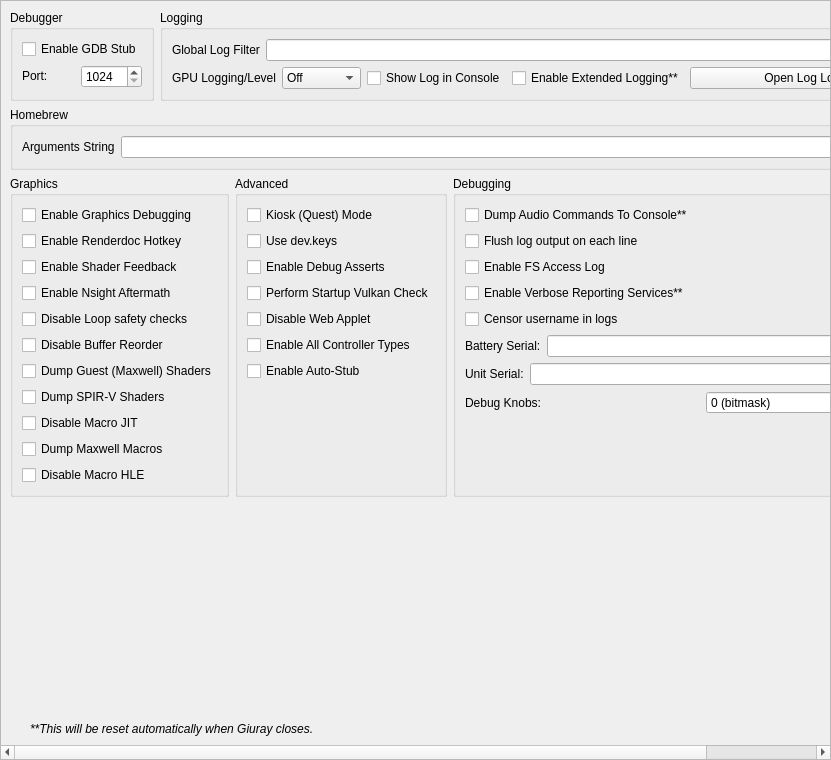
<?xml version="1.0" encoding="UTF-8"?>
<ui version="4.0">
 <class>ConfigureDebug</class>
 <widget class="QScrollArea" name="ConfigureDebug">
  <property name="geometry">
   <rect>
    <x>0</x>
    <y>0</y>
    <width>831</width>
    <height>760</height>
   </rect>
  </property>
  <property name="widgetResizable">
   <bool>true</bool>
  </property>
  <widget class="QWidget" name="widget">
   <property name="geometry">
    <rect>
     <x>0</x>
     <y>0</y>
     <width>829</width>
     <height>758</height>
    </rect>
   </property>
   <layout class="QVBoxLayout" name="verticalLayout_1">
    <item>
     <layout class="QHBoxLayout" name="horizontalLayout">
      <property name="topMargin">
       <number>0</number>
      </property>
      <item>
       <widget class="QGroupBox" name="groupBox">
        <property name="sizePolicy">
         <sizepolicy hsizetype="Preferred" vsizetype="Preferred">
          <horstretch>0</horstretch>
          <verstretch>0</verstretch>
         </sizepolicy>
        </property>
        <property name="title">
         <string>Debugger</string>
        </property>
        <property name="alignment">
         <set>Qt::AlignmentFlag::AlignLeading|Qt::AlignmentFlag::AlignLeft|Qt::AlignmentFlag::AlignTop</set>
        </property>
        <property name="flat">
         <bool>false</bool>
        </property>
        <property name="checkable">
         <bool>false</bool>
        </property>
        <layout class="QVBoxLayout" name="verticalLayout_3">
         <item>
          <widget class="QWidget" name="debug_widget" native="true">
           <property name="sizePolicy">
            <sizepolicy hsizetype="Preferred" vsizetype="Maximum">
             <horstretch>0</horstretch>
             <verstretch>0</verstretch>
            </sizepolicy>
           </property>
           <layout class="QVBoxLayout" name="verticalLayout">
            <property name="sizeConstraint">
             <enum>QLayout::SizeConstraint::SetDefaultConstraint</enum>
            </property>
            <property name="leftMargin">
             <number>0</number>
            </property>
            <property name="topMargin">
             <number>0</number>
            </property>
            <property name="rightMargin">
             <number>0</number>
            </property>
            <property name="bottomMargin">
             <number>0</number>
            </property>
            <item>
             <widget class="QCheckBox" name="toggle_gdbstub">
              <property name="sizePolicy">
               <sizepolicy hsizetype="Maximum" vsizetype="Maximum">
                <horstretch>0</horstretch>
                <verstretch>0</verstretch>
               </sizepolicy>
              </property>
              <property name="text">
               <string>Enable GDB Stub</string>
              </property>
             </widget>
            </item>
            <item>
             <widget class="QWidget" name="horizontalWidget_3" native="true">
              <property name="sizePolicy">
               <sizepolicy hsizetype="Preferred" vsizetype="Maximum">
                <horstretch>0</horstretch>
                <verstretch>0</verstretch>
               </sizepolicy>
              </property>
              <layout class="QHBoxLayout" name="horizontalLayout_3">
               <property name="leftMargin">
                <number>0</number>
               </property>
               <property name="topMargin">
                <number>0</number>
               </property>
               <property name="rightMargin">
                <number>0</number>
               </property>
               <property name="bottomMargin">
                <number>0</number>
               </property>
               <item>
                <widget class="QLabel" name="label_11">
                 <property name="sizePolicy">
                  <sizepolicy hsizetype="Minimum" vsizetype="Maximum">
                   <horstretch>0</horstretch>
                   <verstretch>0</verstretch>
                  </sizepolicy>
                 </property>
                 <property name="text">
                  <string>Port:</string>
                 </property>
                </widget>
               </item>
               <item>
                <widget class="QSpinBox" name="gdbport_spinbox">
                 <property name="sizePolicy">
                  <sizepolicy hsizetype="Preferred" vsizetype="Maximum">
                   <horstretch>0</horstretch>
                   <verstretch>0</verstretch>
                  </sizepolicy>
                 </property>
                 <property name="minimum">
                  <number>1024</number>
                 </property>
                 <property name="maximum">
                  <number>65535</number>
                 </property>
                </widget>
               </item>
              </layout>
             </widget>
            </item>
           </layout>
          </widget>
         </item>
        </layout>
       </widget>
      </item>
      <item>
       <widget class="QGroupBox" name="groupBox_2">
        <property name="sizePolicy">
         <sizepolicy hsizetype="Expanding" vsizetype="Preferred">
          <horstretch>0</horstretch>
          <verstretch>0</verstretch>
         </sizepolicy>
        </property>
        <property name="title">
         <string>Logging</string>
        </property>
        <layout class="QGridLayout" name="gridLayout_1">
         <item row="0" column="0" colspan="4">
          <widget class="QWidget" name="logging_widget" native="true">
           <property name="sizePolicy">
            <sizepolicy hsizetype="Preferred" vsizetype="Maximum">
             <horstretch>0</horstretch>
             <verstretch>0</verstretch>
            </sizepolicy>
           </property>
           <layout class="QHBoxLayout" name="horizontalLayout_1">
            <property name="leftMargin">
             <number>0</number>
            </property>
            <property name="topMargin">
             <number>0</number>
            </property>
            <property name="rightMargin">
             <number>0</number>
            </property>
            <property name="bottomMargin">
             <number>0</number>
            </property>
            <item>
             <widget class="QLabel" name="label_1">
              <property name="sizePolicy">
               <sizepolicy hsizetype="Preferred" vsizetype="Preferred">
                <horstretch>0</horstretch>
                <verstretch>0</verstretch>
               </sizepolicy>
              </property>
              <property name="text">
               <string>Global Log Filter</string>
              </property>
             </widget>
            </item>
            <item>
             <widget class="QLineEdit" name="log_filter_edit"/>
            </item>
           </layout>
          </widget>
         </item>
         <item row="1" column="0">
          <widget class="QWidget" name="gpu_log_level_widget" native="true">
           <property name="sizePolicy">
            <sizepolicy hsizetype="Preferred" vsizetype="Maximum">
             <horstretch>0</horstretch>
             <verstretch>0</verstretch>
            </sizepolicy>
           </property>
           <layout class="QHBoxLayout" name="gpu_log_level_layout">
            <property name="leftMargin">
             <number>0</number>
            </property>
            <property name="topMargin">
             <number>0</number>
            </property>
            <property name="rightMargin">
             <number>0</number>
            </property>
            <property name="bottomMargin">
             <number>0</number>
            </property>
            <item>
             <widget class="QLabel" name="gpu_log_level_label">
              <property name="text">
               <string>GPU Logging/Level</string>
              </property>
             </widget>
            </item>
            <item>
             <widget class="QComboBox" name="gpu_log_level">
              <property name="toolTip">
               <string>Detail level for GPU logs. Off disables logging entirely.</string>
              </property>
              <item>
               <property name="text">
                <string>Off</string>
               </property>
              </item>
              <item>
               <property name="text">
                <string>Errors</string>
               </property>
              </item>
              <item>
               <property name="text">
                <string>Standard</string>
               </property>
              </item>
              <item>
               <property name="text">
                <string>Verbose</string>
               </property>
              </item>
              <item>
               <property name="text">
                <string>All</string>
               </property>
              </item>
             </widget>
            </item>
           </layout>
          </widget>
         </item>
         <item row="1" column="1">
          <widget class="QCheckBox" name="toggle_console">
           <property name="text">
            <string>Show Log in Console</string>
           </property>
          </widget>
         </item>
         <item row="1" column="2">
          <widget class="QCheckBox" name="extended_logging">
           <property name="enabled">
            <bool>true</bool>
           </property>
           <property name="toolTip">
            <string>When checked, the max size of the log increases from 100 MB to 1 GB</string>
           </property>
           <property name="text">
            <string>Enable Extended Logging**</string>
           </property>
          </widget>
         </item>
         <item row="1" column="3">
          <widget class="QPushButton" name="open_log_button">
           <property name="sizePolicy">
            <sizepolicy hsizetype="Expanding" vsizetype="Maximum">
             <horstretch>1</horstretch>
             <verstretch>0</verstretch>
            </sizepolicy>
           </property>
           <property name="minimumSize">
            <size>
             <width>250</width>
             <height>0</height>
            </size>
           </property>
           <property name="text">
            <string>Open Log Location</string>
           </property>
          </widget>
         </item>
        </layout>
       </widget>
      </item>
     </layout>
    </item>
    <item>
     <widget class="QGroupBox" name="groupBox_3">
      <property name="title">
       <string>Homebrew</string>
      </property>
      <layout class="QVBoxLayout" name="verticalLayout_5">
       <item>
        <layout class="QHBoxLayout" name="horizontalLayout_4">
         <item>
          <widget class="QLabel" name="label_3">
           <property name="text">
            <string>Arguments String</string>
           </property>
          </widget>
         </item>
         <item>
          <widget class="QLineEdit" name="homebrew_args_edit"/>
         </item>
        </layout>
       </item>
      </layout>
     </widget>
    </item>
    <item>
     <layout class="QHBoxLayout" name="horizontalLayout_2">
      <item>
       <widget class="QGroupBox" name="groupBox_4">
        <property name="title">
         <string>Graphics</string>
        </property>
        <layout class="QGridLayout" name="gridLayout_2">
         <item row="4" column="0">
          <widget class="QCheckBox" name="disable_loop_safety_checks">
           <property name="toolTip">
            <string>When checked, it executes shaders without loop logic changes</string>
           </property>
           <property name="text">
            <string>Disable Loop safety checks</string>
           </property>
          </widget>
         </item>
         <item row="9" column="0">
          <widget class="QCheckBox" name="dump_macros">
           <property name="enabled">
            <bool>true</bool>
           </property>
           <property name="toolTip">
            <string>When checked, it will dump all the macro programs of the GPU</string>
           </property>
           <property name="text">
            <string>Dump Maxwell Macros</string>
           </property>
          </widget>
         </item>
         <item row="3" column="0">
          <widget class="QCheckBox" name="enable_nsight_aftermath">
           <property name="toolTip">
            <string>When checked, it enables Nsight Aftermath crash dumps</string>
           </property>
           <property name="text">
            <string>Enable Nsight Aftermath</string>
           </property>
          </widget>
         </item>
         <item row="6" column="0">
          <widget class="QCheckBox" name="dump_guest_shaders">
           <property name="enabled">
            <bool>true</bool>
           </property>
           <property name="toolTip">
            <string>When checked, it will dump original Maxwell guest shader bytecode (the input to the recompiler) as .ash files under DumpDir/shaders/. Useful for inspection with nvdisasm.</string>
           </property>
           <property name="text">
            <string>Dump Guest (Maxwell) Shaders</string>
           </property>
          </widget>
         </item>
         <item row="1" column="0">
          <widget class="QCheckBox" name="enable_renderdoc_hotkey">
           <property name="text">
            <string>Enable Renderdoc Hotkey</string>
           </property>
          </widget>
         </item>
         <item row="8" column="0">
          <widget class="QCheckBox" name="disable_macro_jit">
           <property name="enabled">
            <bool>true</bool>
           </property>
           <property name="toolTip">
            <string>When checked, it disables the macro Just In Time compiler. Enabling this makes games run slower</string>
           </property>
           <property name="text">
            <string>Disable Macro JIT</string>
           </property>
          </widget>
         </item>
         <item row="10" column="0">
          <widget class="QCheckBox" name="disable_macro_hle">
           <property name="enabled">
            <bool>true</bool>
           </property>
           <property name="toolTip">
            <string>When checked, it disables the macro HLE functions. Enabling this makes games run slower</string>
           </property>
           <property name="text">
            <string>Disable Macro HLE</string>
           </property>
          </widget>
         </item>
         <item row="0" column="0">
          <widget class="QCheckBox" name="enable_graphics_debugging">
           <property name="enabled">
            <bool>true</bool>
           </property>
           <property name="toolTip">
            <string>When checked, the graphics API enters a slower debugging mode</string>
           </property>
           <property name="text">
            <string>Enable Graphics Debugging</string>
           </property>
          </widget>
         </item>
         <item row="11" column="0">
          <spacer name="verticalSpacer_5">
           <property name="orientation">
            <enum>Qt::Orientation::Vertical</enum>
           </property>
           <property name="sizeType">
            <enum>QSizePolicy::Policy::Preferred</enum>
           </property>
           <property name="sizeHint" stdset="0">
            <size>
             <width>20</width>
             <height>0</height>
            </size>
           </property>
          </spacer>
         </item>
         <item row="2" column="0">
          <widget class="QCheckBox" name="enable_shader_feedback">
           <property name="toolTip">
            <string>When checked, yuzu will log statistics about the compiled pipeline cache</string>
           </property>
           <property name="text">
            <string>Enable Shader Feedback</string>
           </property>
          </widget>
         </item>
         <item row="5" column="0">
          <widget class="QCheckBox" name="disable_buffer_reorder">
           <property name="toolTip">
            <string>&lt;html&gt;&lt;head/&gt;&lt;body&gt;&lt;p&gt;When checked, disables reordering of mapped memory uploads which allows to associate uploads with specific draws. May reduce performance in some cases.&lt;/p&gt;&lt;/body&gt;&lt;/html&gt;</string>
           </property>
           <property name="text">
            <string>Disable Buffer Reorder</string>
           </property>
          </widget>
         </item>
         <item row="7" column="0">
          <widget class="QCheckBox" name="gpu_log_shader_dumps">
           <property name="toolTip">
            <string>When checked, it will dump the recompiler's output SPIR-V binaries (.spv) under LogDir/shaders/. Inspect via SPIRV-Tools (spirv-dis / spirv-cross / spirv-val) or RenderDoc.</string>
           </property>
           <property name="text">
            <string>Dump SPIR-V Shaders</string>
           </property>
          </widget>
         </item>
        </layout>
       </widget>
      </item>
      <item>
       <widget class="QGroupBox" name="groupBox_6">
        <property name="title">
         <string>Advanced</string>
        </property>
        <layout class="QGridLayout" name="gridLayout_4">
         <item row="3" column="0">
          <widget class="QCheckBox" name="perform_vulkan_check">
           <property name="toolTip">
            <string>Enables yuzu to check for a working Vulkan environment when the program starts up. Disable this if this is causing issues with external programs seeing yuzu.</string>
           </property>
           <property name="text">
            <string>Perform Startup Vulkan Check</string>
           </property>
          </widget>
         </item>
         <item row="4" column="0">
          <widget class="QCheckBox" name="disable_web_applet">
           <property name="text">
            <string>Disable Web Applet</string>
           </property>
          </widget>
         </item>
         <item row="5" column="0">
          <widget class="QCheckBox" name="enable_all_controllers">
           <property name="text">
            <string>Enable All Controller Types</string>
           </property>
          </widget>
         </item>
         <item row="6" column="0">
          <widget class="QCheckBox" name="use_auto_stub">
           <property name="text">
            <string>Enable Auto-Stub</string>
           </property>
          </widget>
         </item>
         <item row="0" column="0">
          <widget class="QCheckBox" name="quest_flag">
           <property name="text">
            <string>Kiosk (Quest) Mode</string>
           </property>
          </widget>
         </item>
         <item row="1" column="0">
          <widget class="QCheckBox" name="use_dev_keys">
           <property name="text">
            <string>Use dev.keys</string>
           </property>
          </widget>
         </item>
         <item row="2" column="0">
          <widget class="QCheckBox" name="use_debug_asserts">
           <property name="text">
            <string>Enable Debug Asserts</string>
           </property>
          </widget>
         </item>
         <item row="7" column="0">
          <spacer name="verticalSpacer_4">
           <property name="orientation">
            <enum>Qt::Orientation::Vertical</enum>
           </property>
           <property name="sizeType">
            <enum>QSizePolicy::Policy::Expanding</enum>
           </property>
           <property name="sizeHint" stdset="0">
            <size>
             <width>20</width>
             <height>0</height>
            </size>
           </property>
          </spacer>
         </item>
        </layout>
       </widget>
      </item>
      <item>
       <widget class="QGroupBox" name="groupBox_5">
        <property name="title">
         <string>Debugging</string>
        </property>
        <layout class="QGridLayout" name="gridLayout_3">
         <item row="6" column="0">
          <widget class="QWidget" name="serial_battery_widget" native="true">
           <property name="sizePolicy">
            <sizepolicy hsizetype="Preferred" vsizetype="Maximum">
             <horstretch>0</horstretch>
             <verstretch>0</verstretch>
            </sizepolicy>
           </property>
           <layout class="QHBoxLayout" name="horizontalLayout_11">
            <property name="leftMargin">
             <number>0</number>
            </property>
            <property name="topMargin">
             <number>0</number>
            </property>
            <property name="rightMargin">
             <number>0</number>
            </property>
            <property name="bottomMargin">
             <number>0</number>
            </property>
            <item>
             <widget class="QLabel" name="label_12">
              <property name="sizePolicy">
               <sizepolicy hsizetype="Preferred" vsizetype="Preferred">
                <horstretch>0</horstretch>
                <verstretch>0</verstretch>
               </sizepolicy>
              </property>
              <property name="text">
               <string>Battery Serial:</string>
              </property>
             </widget>
            </item>
            <item>
             <widget class="QLineEdit" name="serial_battery_edit"/>
            </item>
           </layout>
          </widget>
         </item>
         <item row="8" column="0">
          <widget class="QWidget" name="debug_knobs_widget" native="true">
           <property name="sizePolicy">
            <sizepolicy hsizetype="Preferred" vsizetype="Maximum">
             <horstretch>0</horstretch>
             <verstretch>0</verstretch>
            </sizepolicy>
           </property>
           <layout class="QHBoxLayout" name="horizontalLayout_debug_knobs">
            <property name="leftMargin">
             <number>0</number>
            </property>
            <property name="topMargin">
             <number>0</number>
            </property>
            <property name="rightMargin">
             <number>0</number>
            </property>
            <property name="bottomMargin">
             <number>0</number>
            </property>
            <item>
             <widget class="QLabel" name="label_debug_knobs">
              <property name="sizePolicy">
               <sizepolicy hsizetype="Preferred" vsizetype="Preferred">
                <horstretch>0</horstretch>
                <verstretch>0</verstretch>
               </sizepolicy>
              </property>
              <property name="text">
               <string>Debug Knobs:</string>
              </property>
             </widget>
            </item>
            <item>
             <widget class="QSpinBox" name="debug_knobs_spinbox">
              <property name="minimum">
               <number>0</number>
              </property>
              <property name="maximum">
               <number>65535</number>
              </property>
              <property name="toolTip">
               <string>Bitmask for quick development toggles</string>
              </property>
              <property name="statusTip">
               <string>Set debug knobs (bitmask)</string>
              </property>
              <property name="whatsThis">
               <string>16-bit debug knob set for quick development toggles</string>
              </property>
              <property name="suffix">
               <string> (bitmask)</string>
              </property>
             </widget>
            </item>
           </layout>
          </widget>
         </item>
         <item row="7" column="0">
          <widget class="QWidget" name="serial_board_widget" native="true">
           <property name="sizePolicy">
            <sizepolicy hsizetype="Preferred" vsizetype="Maximum">
             <horstretch>0</horstretch>
             <verstretch>0</verstretch>
            </sizepolicy>
           </property>
           <layout class="QHBoxLayout" name="horizontalLayout_12">
            <property name="leftMargin">
             <number>0</number>
            </property>
            <property name="topMargin">
             <number>0</number>
            </property>
            <property name="rightMargin">
             <number>0</number>
            </property>
            <property name="bottomMargin">
             <number>0</number>
            </property>
            <item>
             <widget class="QLabel" name="label_13">
              <property name="sizePolicy">
               <sizepolicy hsizetype="Preferred" vsizetype="Preferred">
                <horstretch>0</horstretch>
                <verstretch>0</verstretch>
               </sizepolicy>
              </property>
              <property name="text">
               <string>Unit Serial:</string>
              </property>
             </widget>
            </item>
            <item>
             <widget class="QLineEdit" name="serial_board_edit"/>
            </item>
           </layout>
          </widget>
         </item>
         <item row="20" column="0">
          <spacer name="verticalSpacer_3">
           <property name="orientation">
            <enum>Qt::Orientation::Vertical</enum>
           </property>
           <property name="sizeType">
            <enum>QSizePolicy::Policy::Expanding</enum>
           </property>
           <property name="sizeHint" stdset="0">
            <size>
             <width>20</width>
             <height>0</height>
            </size>
           </property>
          </spacer>
         </item>
         <item row="1" column="0">
          <widget class="QCheckBox" name="dump_audio_commands">
           <property name="toolTip">
            <string>Enable this to output the latest generated audio command list to the console. Only affects games using the audio renderer.</string>
           </property>
           <property name="text">
            <string>Dump Audio Commands To Console**</string>
           </property>
          </widget>
         </item>
         <item row="2" column="0">
          <widget class="QCheckBox" name="flush_line">
           <property name="text">
            <string>Flush log output on each line</string>
           </property>
          </widget>
         </item>
         <item row="3" column="0">
          <widget class="QCheckBox" name="fs_access_log">
           <property name="text">
            <string>Enable FS Access Log</string>
           </property>
          </widget>
         </item>
         <item row="4" column="0">
          <widget class="QCheckBox" name="reporting_services">
           <property name="text">
            <string>Enable Verbose Reporting Services**</string>
           </property>
          </widget>
         </item>
         <item row="5" column="0">
          <widget class="QCheckBox" name="censor_username">
           <property name="text">
            <string>Censor username in logs</string>
           </property>
          </widget>
         </item>
        </layout>
       </widget>
      </item>
     </layout>
    </item>
    <item>
     <spacer name="verticalSpacer">
      <property name="orientation">
       <enum>Qt::Orientation::Vertical</enum>
      </property>
      <property name="sizeHint" stdset="0">
       <size>
        <width>20</width>
        <height>0</height>
       </size>
      </property>
     </spacer>
    </item>
    <item>
     <widget class="QLabel" name="label_5">
      <property name="sizePolicy">
       <sizepolicy hsizetype="Expanding" vsizetype="Preferred">
        <horstretch>0</horstretch>
        <verstretch>0</verstretch>
       </sizepolicy>
      </property>
      <property name="font">
       <font>
        <italic>true</italic>
       </font>
      </property>
      <property name="text">
    <string>**This will be reset automatically when Giuray closes.</string>
      </property>
      <property name="indent">
       <number>20</number>
      </property>
     </widget>
    </item>
   </layout>
  </widget>
 </widget>
 <tabstops>
  <tabstop>log_filter_edit</tabstop>
  <tabstop>toggle_console</tabstop>
  <tabstop>extended_logging</tabstop>
  <tabstop>open_log_button</tabstop>
  <tabstop>homebrew_args_edit</tabstop>
  <tabstop>enable_graphics_debugging</tabstop>
  <tabstop>enable_shader_feedback</tabstop>
  <tabstop>enable_nsight_aftermath</tabstop>
  <tabstop>fs_access_log</tabstop>
  <tabstop>reporting_services</tabstop>
  <tabstop>quest_flag</tabstop>
  <tabstop>use_debug_asserts</tabstop>
 </tabstops>
 <resources/>
 <connections/>
</ui>
